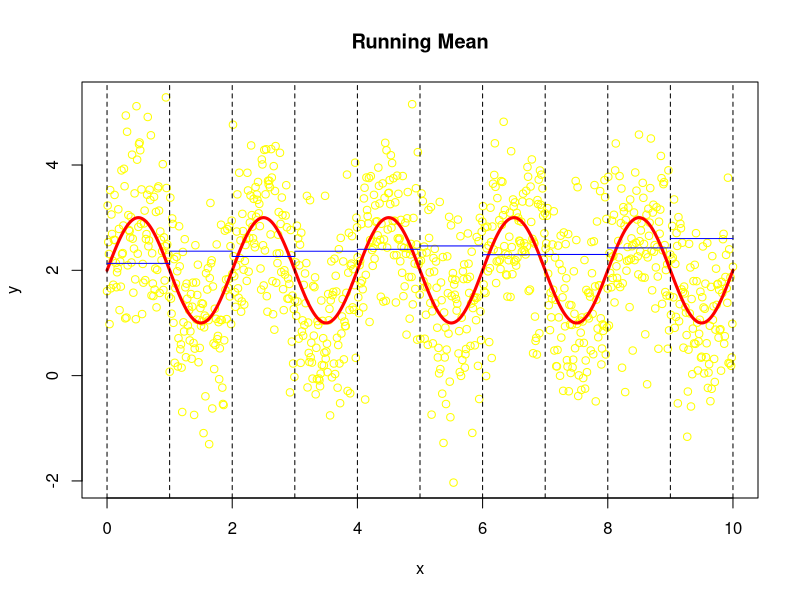

Write the R code that produced this figure.
n=1000
x=seq(0,10,length=n)
y=2+sin(pi*x)+rnorm(n)
plot(x, y, col = "yellow", main = "Running Mean", xlab = "x", ylab = "y")
curve(2+sin(pi*x),min(x),max(x),1000,add=TRUE,col="red",lwd=3)
#plot(x,y,col="yellow")
bins=0:10
m=11
abline(v=bins,lty=2)

##Running mean
#instead of taking bins for mean we take a window of some specific width

w = 0.05  # Window width
y.hat = rep(0, n)

for (i in 1:n) {
  b = x[i] + w * c(-1,+1)
  y.hat[i] = mean(y[which((b[1] <= x) & (x <= b[2]))])
}

for (i in 1:(m - 1)) {
  lines(bins[i:(i+1)], rep(y.hat[i], 2), col = "blue")
}